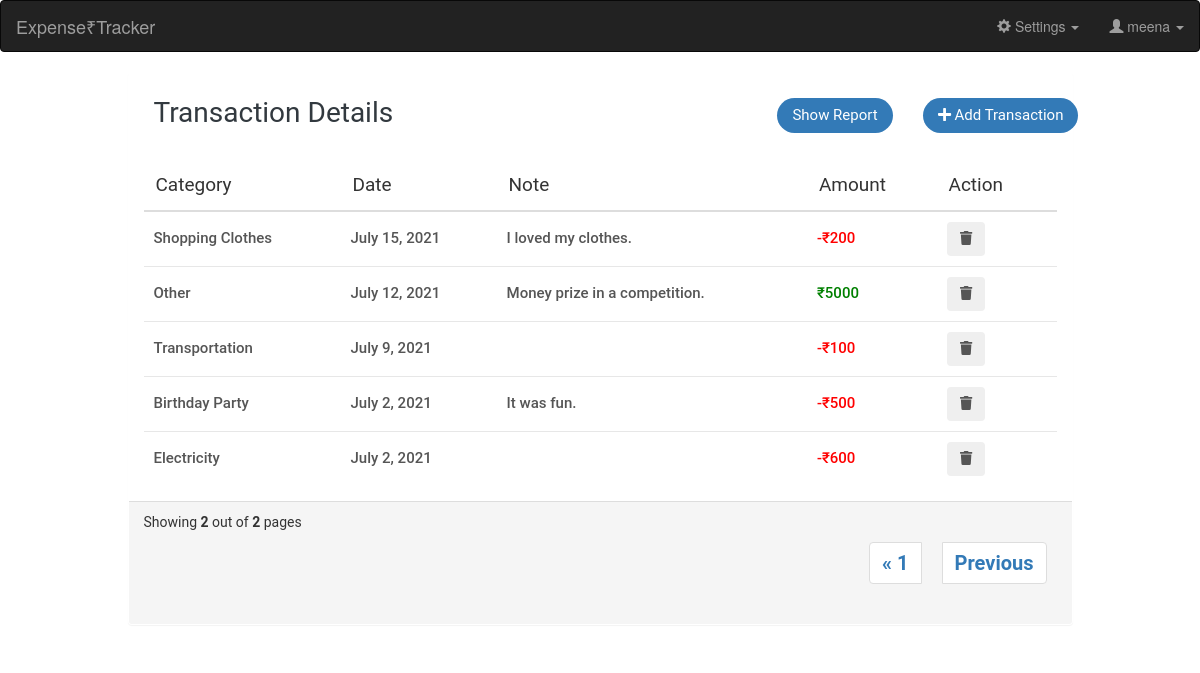
Page /transaction-history?page=2 (signed in) on the committed database.
### ExpenseTrackerApp/models.py (models this page shows, shortened)
class transaction_details(models.Model):
    user_id = models.ForeignKey(User, on_delete=models.CASCADE)
    date = models.DateField(auto_now=False, auto_now_add=False)
    amount = models.IntegerField()
    transaction_type = models.TextField()
    category = models.TextField()
    note = models.CharField(max_length= 500, null = True)

### ExpenseTrackerApp/views.py (the view)
# urls.py: path('transaction-history', views.transaction_history, name = 'transaction_history'),
def transaction_history(request):
    if request.user.is_authenticated:
        transaction_detail = transaction_details.objects.filter(user_id = request.user).order_by('-date')
        paginator = Paginator(transaction_detail, 8)
        page_number = request.GET.get('page')
        page_obj = Paginator.get_page(paginator, page_number)
        context = {
            'transaction_detail': transaction_detail,
            'page_obj' : page_obj
        }
        return render(request, 'transaction_history.html', context)
    else:
        return redirect('/login')

### templates/transaction_history.html (shortened to what this page needs)
<!DOCTYPE html>
<html>
<head>
  <link rel="stylesheet" type="text/css" href="static/transaction_history.css">
  <link rel="stylesheet" href="https://maxcdn.bootstrapcdn.com/bootstrap/3.4.1/css/bootstrap.min.css">
</head>
<body>
{% extends "base.html" %}
{% block content %}
<div class="container">
    <div class="row">
        <div class="col-md-offset-1 col-md-10">
            <div class="panel">
                <div class="panel-heading">
                    <div class="row">
                        <div class="col col-sm-8 col-xs-12">
                            <h4 class="title">Transaction Details</h4>
                        </div>
                        <div class="col-sm-2 col-xs-12 text-right">
                            <a href="/report" class="btn btn-primary btn-sm">Show Report</a>
                        </div>
                        <div class="col-sm-2 col-xs-12 text-right">
                            <a href="/transaction" class="btn btn-primary btn-sm"><i class="fas fa-plus"></i> Add Transaction</a>
                        </div>
                    </div>
                </div>
                <div class="panel-body table-responsive">
                    <table class="table">
                        <thead>
                            <tr>
                                <th>Category</th>
                                <th>Date</th>
                                <th>Note</th>
                                <th>Amount</th>
                                <th>Action</th>
                            </tr>
                        </thead>
                        <tbody>
                            {% for details in page_obj %}
                            <tr>
                                <td>{{details.category}}</td>
                                <td>{{details.date}}</td>
                                <td>{{details.note}}</td>
                                {% if details.transaction_type == "Expense" %}
                                <td style = "color: red">-₹{{details.amount}}</td>
                                {% else %}
                                <td style = "color: green">₹{{details.amount}}</td>
                                {% endif %}
                                <td>
                                    <ul class="action-list">
                                        <form action = "{% url 'delete_data' details.id %}" method = 'POST'>
                                        <li><button type="submit" class="btn"><em class="fa fa-trash"></em></a></li>
                                        </form>
                                    </ul>
                                </td>
                            </tr>
                            {% endfor %}
                        </tbody>
                    </table>
                </div>
                <div class="panel-footer">
                    <div class="row">
                        <div class="col col-xs-6"> Showing <b>{{page_obj.number}}</b> out of <b>{{page_obj.paginator.num_pages}}</b> pages</div>
                        <div class="col-xs-6">
                            <ul class="pagination align-right" style="font-size: 20px; font-weight:bold; float:right">
                                {% if page_obj.has_previous %}
                                <li {% if page_obj.number == 1 %} class = "page-item active"{% endif %}><a style = "margin: 10px; text-align: center;" class="page-link" href="?page=1">&laquo; 1</a></li>
                                <li class = "page-item"><a style = "margin: 10px; text-align: center;" class="page-link" href="?page={{page_obj.previous_page_number}}">Previous</a></li>
                                {% endif %}
                            </ul>
                        </div>
                    </div>
                </div>
            </div>
        </div>
    </div>
</div>
{% endblock %}

### templates/base.html (shortened to what this page needs)
<nav class="navbar navbar-inverse">
    <div class="container-fluid">
      <div class="navbar-header">
        <a class="navbar-brand" href="/login">Expense₹Tracker</a>
      </div>
      <ul class="nav navbar-nav navbar-right">
        <li class="dropdown">
          <a class="dropdown-toggle" data-toggle="dropdown"><span class="glyphicon glyphicon-cog"></span> Settings
          <span class="caret"></span></a>
          </li>
        <li lass="dropdown"><a class="dropdown-toggle" data-toggle="dropdown"><span class="glyphicon glyphicon-user"></span> {{request.user}}
        <span class="caret"></span></a>
        </li>
        </ul>
    </div>
</nav>
{% block content %}
{% endblock %}

### static/transaction_history.css (style rules this page uses)
.panel { font-family: 'Roboto', sans-serif; padding: 0; border: none; box-shadow: 0 .3rem .8rem rgba(0, 0, 0, .12); }
.panel .panel-heading { background: #fff; padding: 25px 25px 10px; border-radius: 0; }
.panel .panel-heading .title { color: #32393f; font-size: 28px; font-weight: 400; line-height: 30px; text-transform: capitalize; margin: 0; }
.panel .panel-heading .btn { font-size: 15px; padding: 6px 15px; border-radius: 50px; border: none; transition: all 0.3s ease 0s; }
.panel .panel-body { border-radius: 0; }
.panel .panel-body .table thead tr th { color: #333; font-size: 19px; font-weight: 400; padding: 12px; }
.panel .panel-body .table thead tr th:last-child { width: 120px; }
.panel .panel-body .table tbody tr td { color: #555; background: #fff; font-size: 15px; font-weight: 500; padding: 10px; vertical-align: middle; border-color: #e7e7e7; }
.panel .panel-body .table tbody .action-list { padding: 0; margin: 0; list-style: none; }

### rows in the picture
transaction_details: category "Shopping Clothes", date "July 15, 2021", note "I loved my clothes.", amount "200"
transaction_details: category "Other", date "July 12, 2021", note "Money prize in a competition.", amount "5000"
transaction_details: category "Transportation", date "July 9, 2021", amount "100"
transaction_details: category "Birthday Party", date "July 2, 2021", note "It was fun.", amount "500"
transaction_details: category "Electricity", date "July 2, 2021", amount "600"

### other values in the picture
{{ request.user }} "meena"
{{ page_obj.number }} "2"
{{ page_obj.paginator.num_pages }} "2"
